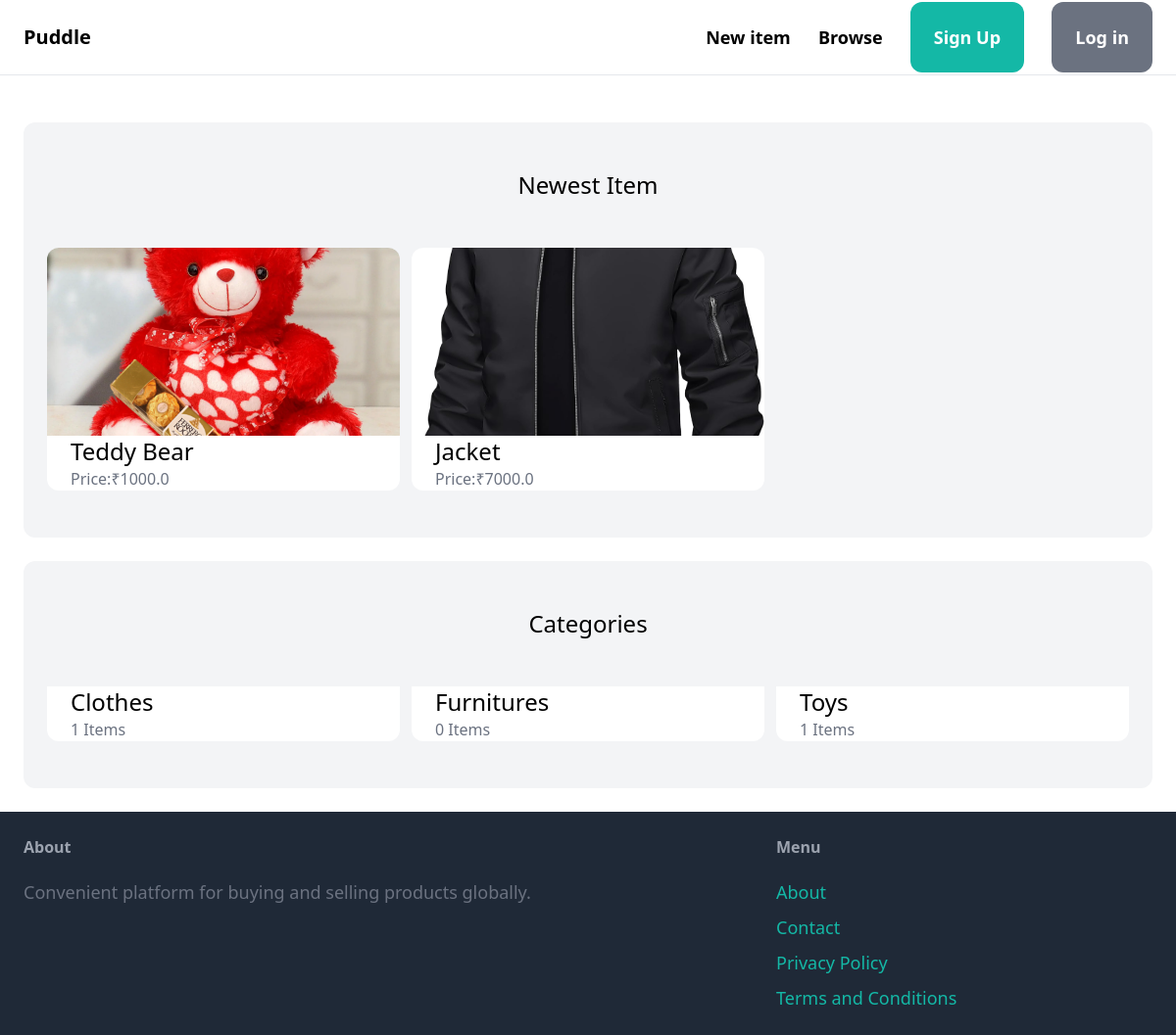
Before: / with the older database file.
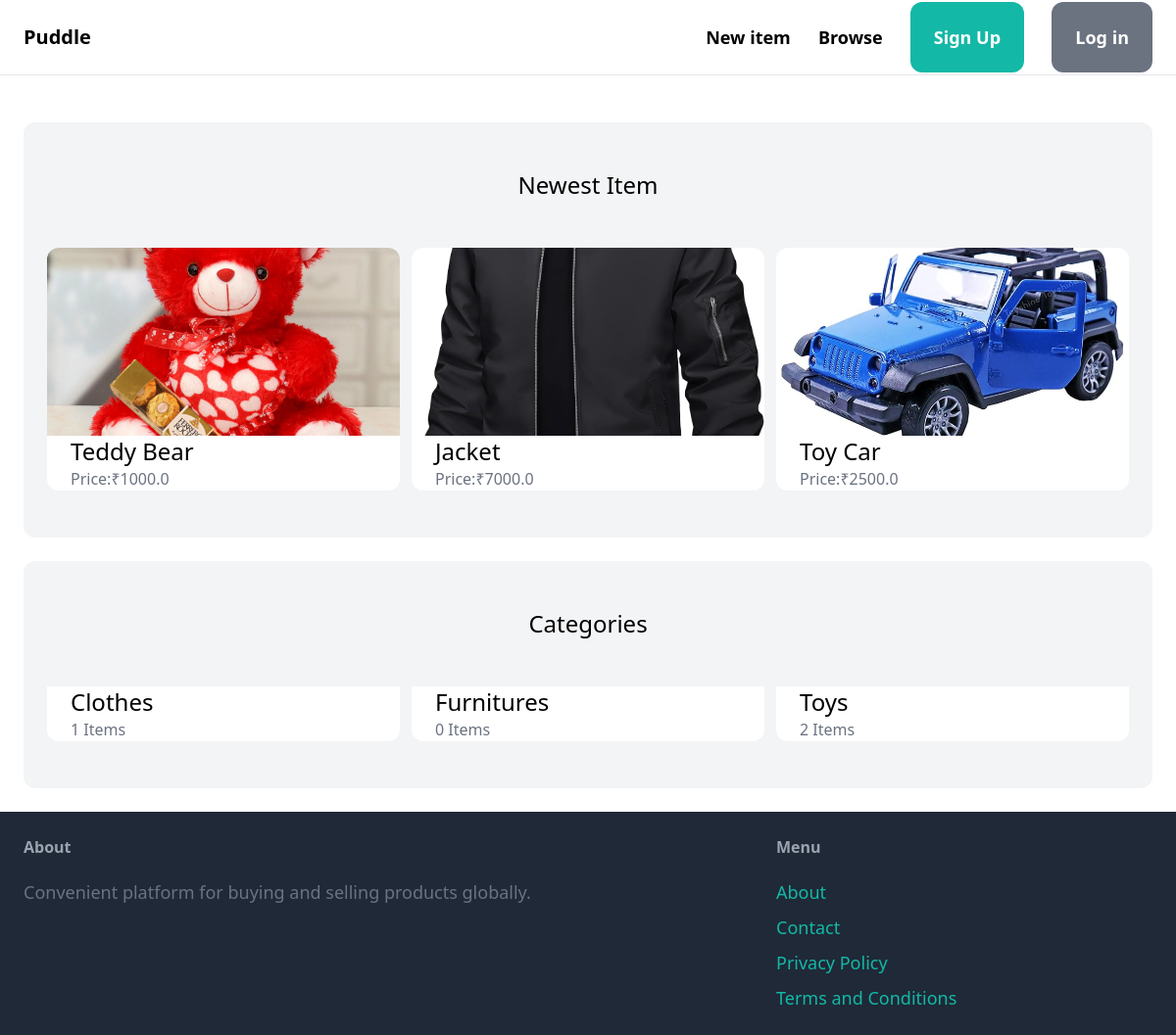
After: the same page with the newer database file.
### item/models.py (models this page shows, shortened)
class Item(models.Model):
        category = models.ForeignKey(Category, related_name='items', on_delete=models.CASCADE)
        name = models.CharField(max_length=255)
        description = models.TextField(blank=True, null=True)
        price = models.FloatField()
        image = models.ImageField(upload_to='item_images', blank=True, null=True)
        is_sold = models.BooleanField(default=False)
        created_by = models.ForeignKey(User, related_name='items', on_delete=models.CASCADE)
        created_at = models.DateTimeField(auto_now_add=True)

class Category(models.Model):
    name = models.CharField(max_length=255)
    class Meta:
        ordering = ('name',)
        verbose_name_plural = 'Categories'

### core/views.py (the view)
# urls.py: path('', views.index, name='index'),
def index(request):
    Items = Item.objects.filter(is_sold=False)[0:6]
    categories = Category.objects.all()
    return render(request, 'core/index.html', {
        'Items': Items,
        'categories': categories,
    })

### core/templates/core/index.html (shortened to what this page needs)
{% extends 'core/base.html' %}
{% block content %}
<div class="mt-6 px-6 py-12 bg-gray-100 rounded-xl">
    <h2 class="mb-12 text-2xl text-center">Newest Item</h2>
    <div class="grid grid-cols-3 gap-3">
        {% for Item in Items %}
        <div class="overflow-hidden">
            <a href="{% url 'item:detail' Item.id %}">
                <div class="h-48">
                    <img src="{{ Item.image.url }}"
                         class="w-full h-full object-cover rounded-t-xl">
                </div>
                <div class="px-6 bg-white rounded-b-xl">
                    <h2 class="text-2xl">{{ Item.name }}</h2>
                    <p class="text-gray-500">Price:₹{{ Item.price }}</p>
                </div>
            </a>
        </div>
    {% endfor %}
    </div>
</div>
<div class="mt-6 px-6 py-12 bg-gray-100 rounded-xl">
    <h2 class="mb-12 text-2xl text-center">Categories</h2>
    <div class="grid grid-cols-3 gap-3">
        {% for category in categories %}
        <div class="overflow-hidden">
            <a href="#">
                <div class="px-6 bg-white rounded-b-xl">
                    <h2 class="text-2xl">{{ category.name }}</h2>
                    <p class="text-gray-500">{{ category.items.count }} Items</p>
                </div>
            </a>
        </div>
        {% endfor %}
    </div>
</div>
{% endblock %}

### core/templates/core/base.html (shortened to what this page needs)
<!DOCTYPE html>
<html lang="en">
<head>
    <script src="https://cdn.tailwindcss.com"></script>
</head>
 <body>
    <nav class="py-6 px-6 flex justify-between items-center border-b border-gray-200">
        <a href="/" class="text-xl font-semibold">Puddle</a>
        <div class="space-x-6">
            <a href="#" class="text-lg font-semibold hover:text-gray-500">New item</a>
            <a href="#" class="text-lg font-semibold hover:text-gray-500">Browse</a>
            <a href="#" class="px-6 py-6 text-lg font-semibold bg-teal-500 text-white rounded-xl hover:bg-teal-700">Sign Up</a>
            <a href="#" class="px-6 py-6 text-lg font-semibold bg-gray-500 text-white rounded-xl hover:bg-gray-700">Log in</a>
        </div>
        </nav>
    <div class="px-6 py-6">
        {% block content %}{% endblock %}
    </div>
    <footer class="py-6 px-6 flex justify-between bg-gray-800">
        <div class="w-2/3 pr-10">
            <h3 class="mb-5 font-semibold text-gray-400">About</h3>
            <p class="text-lg text-gray-500">Convenient platform for buying and selling products globally. </p>
        </div>
        <div class="w-1/3">
            <h3 class="mb-5 font-semibold text-gray-400">Menu</h3>
            <ul class = "space-y-2">
                <li><a href="#" class="text-lg text-teal-500 hover:text-teal-700">About</a></li>
                <li><a href="{% url 'core:contact' %}" class="text-lg text-teal-500 hover:text-teal-700">Contact</a></li>
                <li><a href="#" class="text-lg text-teal-500 hover:text-teal-700">Privacy Policy</a></li>
                <li><a href="#" class="text-lg text-teal-500 hover:text-teal-700">Terms and Conditions</a></li>
            </ul>
    </footer>
 </body>
</html>

Changed rows visible on the page:
added Item: image (picture), name "Toy Car", price "2500.0"
computed for Category "Toys": items.count "1" → "2"
